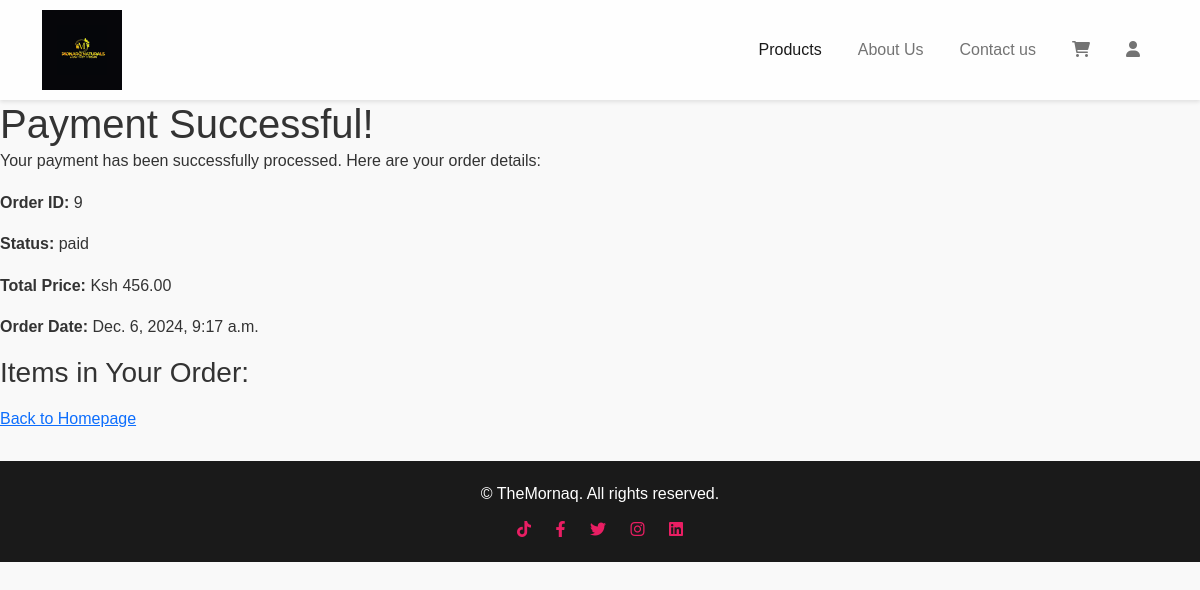
Page /payment_success/9/ (signed in) on the committed database.
### Estore/models.py (models this page shows, shortened)
class Order(models.Model):
    STATUS_CHOICES = [
        ('pending', 'Pending'),
        ('paid', 'Paid'),
        ('cancelled', 'Cancelled'),
    ]
    user = models.ForeignKey(User, on_delete=models.CASCADE, related_name='orders')
    total_price = models.DecimalField(max_digits=10, decimal_places=2)
    status = models.CharField(max_length=10, choices=STATUS_CHOICES, default='pending')
    created_at = models.DateTimeField(auto_now_add=True)
    cart_items = models.ManyToManyField(CartItem, blank=True, related_name='orders')

### Estore/views.py (the view)
# urls.py: path('payment_success/<int:order_id>/', views.payment_success, name='payment_success'),
@login_required
def payment_success(request, order_id):
    order = get_object_or_404(Order, id=order_id, user=request.user)
    return render(request, 'payment_success.html', {'order': order})

### Estore/templates/payment_success.html (shortened to what this page needs)
{% extends 'base.html' %}
{% block content %}
<h1>Payment Successful!</h1>
<p>Your payment has been successfully processed. Here are your order details:</p>
<div class="order-details">
    <p><strong>Order ID:</strong> {{ order.id }}</p>
    <p><strong>Status:</strong> {{ order.status }}</p>
    <p><strong>Total Price:</strong> Ksh {{ order.total_price }}</p>
    <p><strong>Order Date:</strong> {{ order.created_at }}</p>
    <h3>Items in Your Order:</h3>
</div>
<a href="{% url 'homepage' %}">Back to Homepage</a>
{% endblock %}

### Estore/static/css/style.css (style rules this page uses)
* { margin: 0; padding: 0; }
body { font-family: 'Arial', sans-serif; line-height: 1.6; background-color: #f7eeee; color: #333; font-family: 'Segoe UI', Tahoma, Geneva, Verdana, sans-serif; }
body { font-family: 'Arial', sans-serif; background-color: #f9f9f9; color: #333; margin: 0; padding: 0; }
h1, h2 { margin: 0; padding: 0; }

### rows in the picture
Order: id "9", status "paid", total_price "456.00", created_at "Dec. 6, 2024, 9:17 a.m."
